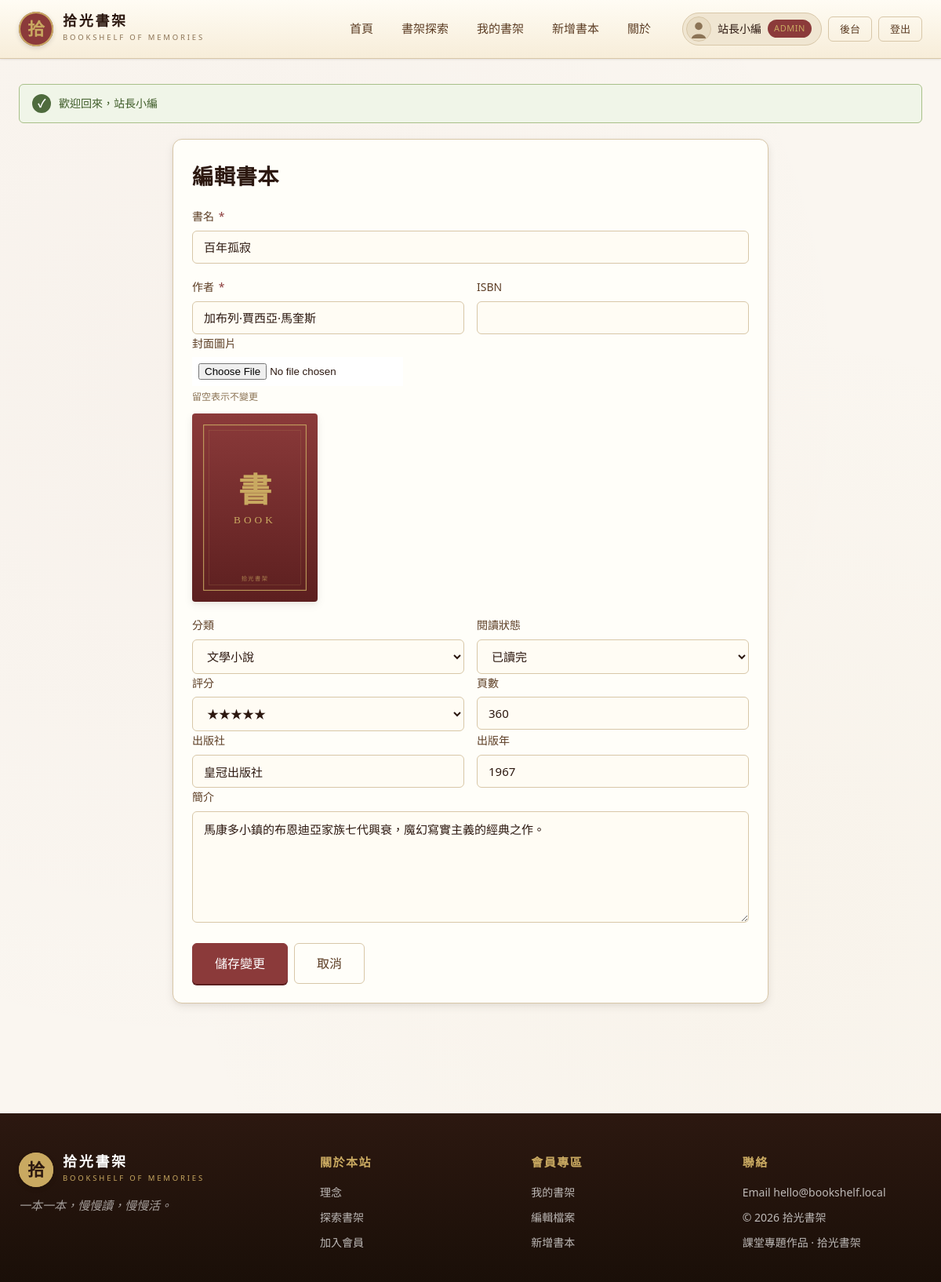
/edit_book.php?id=1 (signed in), run on the app's committed database.
### tables this page shows
CREATE TABLE books (
    id            INT AUTO_INCREMENT PRIMARY KEY,
    user_id       INT          NOT NULL,
    title         VARCHAR(200) NOT NULL,
    author        VARCHAR(120) NOT NULL,
    isbn          VARCHAR(20)  DEFAULT NULL,
    cover_image   VARCHAR(255) DEFAULT NULL,
    description   TEXT         DEFAULT NULL,
    category_id   INT          DEFAULT NULL,
    status        ENUM('want','reading','finished') NOT NULL DEFAULT 'want',
    rating        TINYINT      DEFAULT NULL,         
    page_count    INT          DEFAULT NULL,
    published_year INT         DEFAULT NULL,
    publisher     VARCHAR(120) DEFAULT NULL,
    created_at    DATETIME     NOT NULL DEFAULT CURRENT_TIMESTAMP,
    updated_at    DATETIME     NOT NULL DEFAULT CURRENT_TIMESTAMP ON UPDATE CURRENT_TIMESTAMP,
    FOREIGN KEY (user_id)     REFERENCES users(id)      ON DELETE CASCADE,
    FOREIGN KEY (category_id) REFERENCES categories(id) ON DELETE SET NULL
);

CREATE TABLE categories (
    id   INT AUTO_INCREMENT PRIMARY KEY,
    name VARCHAR(50) NOT NULL UNIQUE,
    slug VARCHAR(50) NOT NULL UNIQUE
);

### includes/db.php (called while the page is built, shortened)
<?php
function db(): PDO
{
    static $pdo = null;
    if ($pdo === null) {
        $dsn = sprintf('mysql:host=%s;dbname=%s;charset=%s', DB_HOST, DB_NAME, DB_CHARSET);
        try {
            $pdo = new PDO($dsn, DB_USER, DB_PASS, [
                PDO::ATTR_ERRMODE            => PDO::ERRMODE_EXCEPTION,
                PDO::ATTR_DEFAULT_FETCH_MODE => PDO::FETCH_ASSOC,
                PDO::ATTR_EMULATE_PREPARES   => false,
            ]);
        } catch (PDOException $e) {
            http_response_code(500);
            die('<h2>資料庫連線失敗</h2><pre>' . htmlspecialchars($e->getMessage()) . '</pre>');
        }
    }
    return $pdo;
}

### edit_book.php (the view, shortened to what this page needs)
<?php
require_once __DIR__ . '/includes/functions.php';
$id = (int)($_GET['id'] ?? 0);
$stmt = db()->prepare('SELECT * FROM books WHERE id = ?');
$stmt->execute([$id]);
$book = $stmt->fetch();
$cats = db()->query("SELECT * FROM categories ORDER BY id")->fetchAll();
require_once __DIR__ . '/includes/header.php';
?>
<div class="card" style="max-width:760px; margin:0 auto;">
  <h2>編輯書本</h2>
  <form method="post" enctype="multipart/form-data">
    <div class="form-group">
      <label>書名 <span class="req">*</span></label>
      <input type="text" name="title" required value="<?= e($book['title']) ?>">
    </div>
    <div class="form-row">
      <div class="form-group">
        <label>作者 <span class="req">*</span></label>
        <input type="text" name="author" required value="<?= e($book['author']) ?>">
      </div>
      <div class="form-group">
        <label>ISBN</label>
        <input type="text" name="isbn" value="<?= e($book['isbn']) ?>">
      </div>
    </div>
    <div class="form-group">
      <label>封面圖片</label>
      <input type="file" name="cover_image" accept="image/*" data-preview="#coverPrev">
      <div class="form-hint">留空表示不變更</div>
      <img id="coverPrev" src="<?= e($book['cover_image'] ?: 'assets/images/default_cover.svg') ?>" alt="預覽" style="max-width:160px; margin-top:10px; border-radius:4px; box-shadow:var(--shadow);">
    </div>
    <div class="form-row">
      <div class="form-group">
        <label>分類</label>
        <select name="category_id">
          <?php foreach ($cats as $c): ?>
            <option value="<?= (int)$c['id'] ?>" <?= (int)$book['category_id']===(int)$c['id']?'selected':'' ?>><?= e($c['name']) ?></option>
          <?php endforeach; ?>
        </select>
      </div>
      <div class="form-group">
        <label>閱讀狀態</label>
        <select name="status">
          <?php foreach (['want'=>'想讀','reading'=>'閱讀中','finished'=>'已讀完'] as $k=>$v): ?>
            <option value="<?= $k ?>" <?= $book['status']===$k?'selected':'' ?>><?= $v ?></option>
          <?php endforeach; ?>
        </select>
      </div>
    </div>
    <div class="form-row">
      <div class="form-group">
        <label>評分</label>
        <select name="rating">
          <?php for ($i=5;$i>=1;$i--): ?>
            <option value="<?= $i ?>" <?= (int)$book['rating']===$i?'selected':'' ?>><?= str_repeat('★',$i) ?></option>
          <?php endfor; ?>
        </select>
      </div>
      <div class="form-group">
        <label>頁數</label>
        <input type="number" name="page_count" min="0" value="<?= e($book['page_count']) ?>">
      </div>
    </div>
    <div class="form-row">
      <div class="form-group">
        <label>出版社</label>
        <input type="text" name="publisher" value="<?= e($book['publisher']) ?>">
      </div>
      <div class="form-group">
        <label>出版年</label>
        <input type="number" name="published_year" min="0" max="2100" value="<?= e($book['published_year']) ?>">
      </div>
    </div>
    <div class="form-group">
      <label>簡介</label>
      <textarea name="description" rows="5"><?= e($book['description']) ?></textarea>
    </div>
    <div class="flex gap-2">
      <button class="btn btn-primary btn-lg">儲存變更</button>
      <a href="book_detail.php?id=<?= (int)$book['id'] ?>" class="btn btn-ghost btn-lg">取消</a>
    </div>
  </form>
</div>
<?php require_once __DIR__ . '/includes/footer.php'; ?>

### assets/css/style.css (style rules this page uses)
:root { --bg: #FAF6F0; --bg-2: #F0E6D2; --bg-card: #FFFEF9; --ink: #2C1810; --ink-soft: #5C3D24; --muted: #8B7355; --line: #D8C7A8; --accent: #8B3A3A; --accent-d: #5C1F1F; --gold: #C9A961; --gold-d: #A88B4A; --green: #4F6B3E; --blue: #2D4A6B; --shadow-sm: 0 1px 2px rgba(44,24,16,0.06), 0 1px 3px rgba(44,24,16,0.04); --shadow: 0 4px 12px rgba(44,24,16,0.08), 0 2px 4px rgba(44,24,16,0.04); --shadow-lg: 0 16px 40px rgba(44,24,16,0.12), 0 4px 12px rgba(44,24,16,0.06); --radius: 6px; --radius-lg: 12px; --serif: "Noto Serif TC", "Cormorant Garamond", "Source Han Serif TC", "PMingLiU", serif; --sans: "Noto Sans TC", "PingFang TC", "Microsoft JhengHei", system-ui, sans-serif; }
* { box-sizing: border-box; }
html, body { margin: 0; padding: 0; }
body { font-family: var(--sans); background: var(--bg); color: var(--ink); line-height: 1.7; font-size: 15px; background-image: radial-gradient(circle at 20% 30%, rgba(139,58,58,0.025) 0, transparent 60%), radial-gradient(circle at 80% 70%, rgba(201,169,97,0.04) 0, transparent 50%); min-height: 100vh; display: flex; flex-direction: column; }
a { color: var(--accent); text-decoration: none; transition: color .2s; }
h1, h2, h3, h4 { font-family: var(--serif); color: var(--ink); font-weight: 700; letter-spacing: 0.02em; margin: 0 0 0.6em; }
h2 { font-size: 1.7rem; }
img { max-width: 100%; height: auto; display: block; }
.btn { display: inline-flex; align-items: center; justify-content: center; gap: 6px; padding: 10px 20px; border: 1px solid transparent; border-radius: var(--radius); font-family: var(--sans); font-size: 14px; font-weight: 500; cursor: pointer; text-decoration: none; transition: all .2s; line-height: 1.4; white-space: nowrap; }
.btn-lg { padding: 14px 28px; font-size: 16px; }
.btn-primary { background: var(--accent); color: #fff; border-color: var(--accent); box-shadow: 0 2px 0 var(--accent-d); }
.btn-ghost { background: transparent; color: var(--ink-soft); border-color: var(--line); }
.form-group { margin-bottom: 18px; }
.form-row { display: grid; grid-template-columns: 1fr 1fr; gap: 16px; }
.form-row .form-group { margin-bottom: 0; }
label { display: block; font-weight: 500; margin-bottom: 6px; color: var(--ink-soft); font-size: 14px; }
label .req { color: var(--accent); margin-left: 2px; }
input[type="text"], input[type="email"], input[type="password"], input[type="number"], input[type="search"], input[type="url"], select, textarea { width: 100%; padding: 10px 14px; background: #FFFCF4; border: 1px solid var(--line); border-radius: var(--radius); font-family: var(--sans); font-size: 15px; color: var(--ink); transition: all .2s; }
textarea { resize: vertical; min-height: 100px; line-height: 1.6; }
input[type="file"] { padding: 8px; background: #fff; }
.form-hint { font-size: 12px; color: var(--muted); margin-top: 4px; }
.card { background: var(--bg-card); border: 1px solid var(--line); border-radius: var(--radius-lg); padding: 24px; box-shadow: var(--shadow); }
.card h2, .card h3 { margin-top: 0; }
.flex { display: flex; }
.gap-2 { gap: 8px; }

### data on the page
books: title "百年孤寂", author "加布列·賈西亞·馬奎斯", category_id "文學小說", status "已讀完", rating "★★★★★", page_count "360", publisher "皇冠出版社", published_year "1967", description "馬康多小鎮的布恩迪亞家族七代興衰，魔幻寫實主義的經典之作。"

### other printed values
$u['display_name'] "站長小編"
$icon "✓"
$f['msg'] "歡迎回來，站長小編"
SITE_TAG "一本一本，慢慢讀，慢慢活。"
SITE_NAME "拾光書架"
